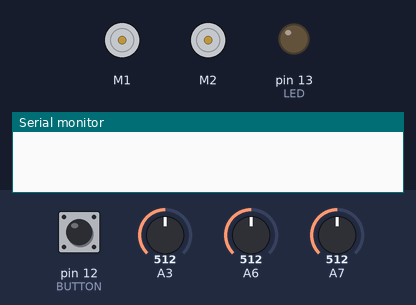
This sketch was run on a simulated Arduino Nano, built with avr-gcc and run on an emulated ATmega328P. Shown: 2 × DC motor (green arrow = forward, orange = backward, longer = faster), output pins drawn as LEDs (lit = HIGH), the last lines printed to the serial monitor. The inputs (shaded band) are chosen by the test bench; at power-on: pin 12 (BUTTON) HIGH, A6 = 512, A3 = 512, A7 = 512.

Above: at 0.8 s.
0.9 s: pin 12 (BUTTON) pulled LOW for 0.15 s
At 1.3 s:
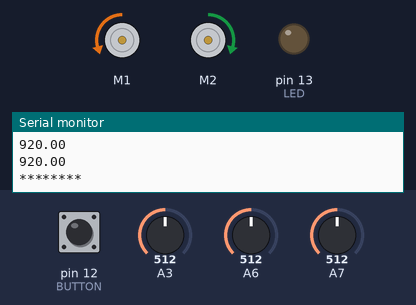
3.9 s: A6 set to 785
At 4.33 s:
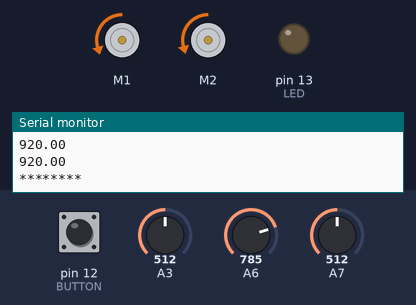
6.9 s: A6 set to 814
At 7.3 s:
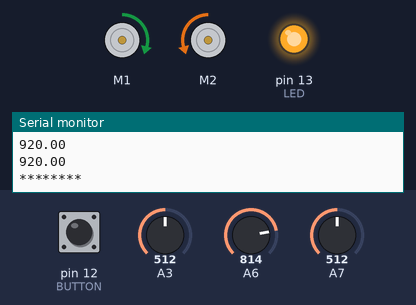
Timing chart, 0 to 9.9 s (numbered marks = the images above; inputs shaded):
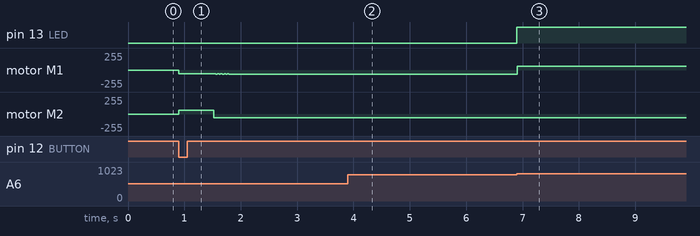

The sketch:

bug0.ino
```cpp
#include <RedBot.h>
#include <math.h>
#define LED 13
#define BUTTON 12
#define LINETHRESHOLD 800
#define LEFTSPEED 60  // sets the nominal speed. Set to any number from 0 - 255.
#define RIGHTSPEED 60
#define countsPerRev 192
#define wheelDiam 65
#define wheelCirc (PI*wheelDiam)
#define delayTime 5
#define DELAYTIME 10
#define wheelDistance 160
#define OFFSET 1
RedBotSensor left = RedBotSensor(A3);   // initialize a left sensor object on A3
RedBotSensor center = RedBotSensor(A6); // initialize a center sensor object on A6
RedBotSensor right = RedBotSensor(A7);  // initialize a right sensor object on A7
RedBotMotors motors;
RedBotEncoder encoder = RedBotEncoder(A2, 10);
void get_q(float q[2], float x, float y);
void get_g(float g[3][3], float angle = 0, float x = 0, float y = 0);
void inv_g(float ginv[3][3], float g[3][3]);
void gq(float result[2], float g[3][3], float q[2]);
void driveLine(float * q);
void setup()
{
  // put your setup code here, to run once:
  int leftSpeed;   // variable used to store the leftMotor speed
  int rightSpeed;  // variable used to store the rightMotor speed
  long lCount, rCount, lDiff, rDiff, prevlCount, prevrCount;
  float lDistance, rDistance;
  float qA[2] = { 920, 920};
  float qB[2], gB1B2[3][3], gB2B1[3][3], gBA[3][3], gAB[3][3];
  float angle;
  Serial.begin(9600);
  pinMode(BUTTON, INPUT_PULLUP);
  pinMode(LED, OUTPUT);
  digitalWrite(LED, LOW);
  get_g(gAB, 0);//angle, x, y
  inv_g(gBA, gAB);
  gq(qB, gBA, qA);
  while(digitalRead(BUTTON) == HIGH);
  Serial.println(qB[0]);
  Serial.println(qB[1]);
  Serial.print("********\n");
  while(abs(qB[0])>50 || abs(qB[1])>50)//has reached?
  {
    if (qB[1]>0 && abs(atan(qB[0]/qB[1]))<0.08)// if in the front, then go straight
    {
      // go straight
      leftSpeed = -LEFTSPEED;
      rightSpeed = RIGHTSPEED;
      motors.leftMotor(-leftSpeed);
      motors.rightMotor(-rightSpeed);
      encoder.clearEnc(BOTH);
      lDistance = 0;
      rDistance = 0;
      prevlCount = 0;
      prevrCount = 0;
//      delay(delayTime);
//      lCount = encoder.getTicks(LEFT);
//      rCount = encoder.getTicks(RIGHT);
//      lDistance = abs(float(lCount)) * wheelCirc / countsPerRev;
//      rDistance = abs(float(rCount)) * wheelCirc / countsPerRev;
//      qB[1] = sqrt(qB[1]*qB[1]+qB[0]*qB[0]) - (lDistance+rDistance)/2;
//      qB[0] = 0;

      while(left.read()<=LINETHRESHOLD && center.read()<=LINETHRESHOLD && right.read()<=LINETHRESHOLD)
      {
        delay(delayTime);
        lCount = encoder.getTicks(LEFT);
        rCount = encoder.getTicks(RIGHT);
        lCount = abs(lCount);
        rCount = abs(rCount);
        lDistance = float(lCount) * wheelCirc / countsPerRev;
        rDistance = float(rCount) * wheelCirc / countsPerRev;
        if (lDistance + rDistance >= 2*qB[1]) break;
        lDiff = (lCount - prevlCount);
        rDiff = (rCount - prevrCount);
        prevlCount = lCount;
        prevrCount = rCount;
        if (lDiff > rDiff) //has turned right, should turn left
        {
          leftSpeed += OFFSET;
          rightSpeed += OFFSET;
        }
        // if right is faster than the left, speed up the left / slow down right
        else if (lDiff < rDiff) //has turned left, should turn right
        {
          leftSpeed -= OFFSET;
          rightSpeed -= OFFSET;
        }
        motors.leftMotor(-leftSpeed);
        motors.rightMotor(-rightSpeed);
      }
      qB[1] -= (lDistance + rDistance)/2;
    }
    else
    {
      if(qB[0] > 0)//if on the right, turn right
      {
        // turn right
        if(qB[1] == 0) angle = PI/2;
        else if(qB[1]>0) angle = atan(qB[0]/qB[1]);
        else angle = PI + atan(qB[0]/(qB[1]));
        leftSpeed = -LEFTSPEED;
        rightSpeed = -RIGHTSPEED;
        encoder.clearEnc(BOTH);
        motors.leftMotor(-leftSpeed);
        motors.rightMotor(-rightSpeed);
        do
        {
          delay(1);
          lCount = encoder.getTicks(LEFT);
          rCount = encoder.getTicks(RIGHT);
          lDistance = abs(float(lCount)) * wheelCirc / countsPerRev;
          rDistance = abs(float(rCount)) * wheelCirc / countsPerRev;
        }while (rDistance+lDistance < wheelDistance*angle);
      }
      else//otherwise, turn left
      {
        // turn left
        if(qB[1] == 0) angle = PI/2;
        else if(qB[1]>0) angle = atan(-qB[0]/qB[1]);
        else angle = PI + atan(-qB[0]/qB[1]);
        leftSpeed = LEFTSPEED;
        rightSpeed = RIGHTSPEED;
        encoder.clearEnc(BOTH);
        motors.leftMotor(-leftSpeed);
        motors.rightMotor(-rightSpeed);
        do
        {
          delay(1);
          lCount = encoder.getTicks(LEFT);
          rCount = encoder.getTicks(RIGHT);
          lDistance = abs(float(lCount)) * wheelCirc / countsPerRev;
          rDistance = abs(float(rCount)) * wheelCirc / countsPerRev;
        }while (rDistance+lDistance < wheelDistance*angle);
      }
      qB[1] = sqrt(qB[1]*qB[1]+qB[0]*qB[0]);
      qB[0] = 0;
    }
    /********** if hit an obstacle ***********/
    if( (center.read()> LINETHRESHOLD) )  //||(left.read()> LINETHRESHOLD)||(right.read()> LINETHRESHOLD)
    {
      //turn left
//      digitalWrite(LED, HIGH);
      driveLine(qB);
//      digitalWrite(LED, LOW);
    }
  }
  motors.brake();
}
void loop()
{
  // put your main code here, to run repeatedly:
}
void get_q(float q[2], float x, float y)
{
  q[0] = x;
  q[1] = y;
}
void get_g(float g[3][3], float angle, float x, float y)
{
  g[0][0] = cos(angle);
  g[0][1] = -sin(angle);
  g[0][2] = x;
  g[1][0] = sin(angle);
  g[1][1] = cos(angle);
  g[1][2] = y;
  g[2][0] = 0;
  g[2][1] = 0;
  g[2][2] = 1;
}
void inv_g(float ginv[3][3], float g[3][3])
{
  float gg[3][3];
  unsigned char i, j;
  for(i=0; i<3; i++)
  {
    for(j = 0; j<3; j++)
    {
      gg[i][j] = g[i][j];
    }
  }
  ginv[0][0] = gg[0][0];
  ginv[0][1] = gg[1][0];
  ginv[0][2] = -gg[0][0]*gg[0][2] - gg[1][0]*gg[1][2];
  ginv[1][0] = gg[0][1];
  ginv[1][1] = gg[1][1];
  ginv[1][2] = -gg[0][1]*gg[0][2] - gg[1][1]*gg[1][2];
  ginv[2][0] = 0;
  ginv[2][1] = 0;
  ginv[2][2] = 1;
}
void gq(float result[2], float g[3][3], float q[2])
{
  float qq[2] = {q[0], q[1]};
  result[0] = g[0][2] + g[0][0]*qq[0] + g[0][1]*qq[1];
  result[1] = g[1][2] + g[1][0]*qq[0] + g[1][1]*qq[1];
}

void driveLine(float * q)
{

  int hit_state_now=0,hit_state_last=0;
  int count=0;
  int leftSpeed,rightSpeed;
  long lCount, rCount;
  float lDistance, rDistance;
  float g[3][3], g1[3][3];
  float theta;

  digitalWrite(LED,HIGH);
//  Serial.println(left.read());
//  Serial.println(center.read());
//  Serial.println(right.read());
//  Serial.println(q[0]);
//  Serial.println(q[1]);
//  Serial.print("=============\n");
  /************** turn left when hit an abstacle ****************/
  // if the left sensor hit the line first, then a big left turn is needed.
  encoder.clearEnc(BOTH);
  if( left.read()>LINETHRESHOLD&&center.read()<LINETHRESHOLD )
  {

    while( count<2 )
    {

      leftSpeed = LEFTSPEED;
      rightSpeed = RIGHTSPEED;

      motors.leftMotor(-leftSpeed);
      motors.rightMotor(-rightSpeed);

      if( hit_state_now>hit_state_last )
      {
        count++;
      }
      hit_state_last=hit_state_now;
      if( center.read()<LINETHRESHOLD*0.9 )
        hit_state_now=0;
      if( center.read()>LINETHRESHOLD )
        hit_state_now=1;
     // Serial.print(hit_state_now);
    }
  }

  // If enter straight in, or the right sensor hit the line first, no need for a big left turn

  leftSpeed = LEFTSPEED;
  rightSpeed = RIGHTSPEED;
  motors.leftMotor(-leftSpeed);
  motors.rightMotor(-rightSpeed);

  while(center.read() > LINETHRESHOLD);//
  lCount = encoder.getTicks(LEFT);
  rCount = encoder.getTicks(RIGHT);
  lDistance = abs(float(lCount)) * wheelCirc / countsPerRev;
  rDistance = abs(float(rCount)) * wheelCirc / countsPerRev;

  get_g(g, (lDistance+rDistance)/wheelDistance);
  inv_g(g1, g);
  gq(q, g1, q);
//  Serial.println(q[0]);
//  Serial.println(q[1]);
//  Serial.print("=============\n");
//  motors.brake();
//  while(1);

  while(q[0] > 0 || q[1] < 0)
  {
    if(center.read() > LINETHRESHOLD) // if center sensor is above the line, go straight
    {
      leftSpeed = -LEFTSPEED;
      rightSpeed = RIGHTSPEED;
    }
    else if(left.read() > LINETHRESHOLD) // if left sensor is above the line, urn right
    {
      leftSpeed = -(LEFTSPEED - 50);
      rightSpeed = RIGHTSPEED + 50;
    }

    else if(right.read() > LINETHRESHOLD) // if right sensor is above the line, turn left
    {
      leftSpeed = -(LEFTSPEED + 50);
      rightSpeed = RIGHTSPEED - 50;
    }

    encoder.clearEnc(BOTH);     // clear encoder
    if(left.read()<LINETHRESHOLD || center.read()<LINETHRESHOLD || right.read()<LINETHRESHOLD)
    {
      motors.leftMotor(-leftSpeed);
      motors.rightMotor(-rightSpeed);
    }


    delay(DELAYTIME);
    lCount = encoder.getTicks(LEFT);
    rCount = encoder.getTicks(RIGHT);
    lDistance = abs(float(lCount)) * wheelCirc / countsPerRev;
    rDistance = abs(float(rCount)) * wheelCirc / countsPerRev;
    theta = (rDistance - lDistance) / wheelDistance;
    get_g(g, theta, -(lDistance+rDistance)*sin(theta/2)/2, (lDistance+rDistance)*cos(theta/2)/2);
    inv_g(g1, g);
    gq(q, g1, q);

  }
  digitalWrite(LED,LOW);
  Serial.println(q[0]);
  Serial.println(q[1]);
  Serial.print("=============\n");
}
```

Measured:
- the behaviour switches between 800 and 801 on A6 (found by bisection; images 2 and 3)
- after the input at 6.9 s, pin 13 (LED): LOW → HIGH at once; motor M2: goes on until 6.9 s, then stays backward 59/255
- by itself, motor M2: alternates backward 58/255 for 0.03 s and backward 57/255 for 0.03 s
